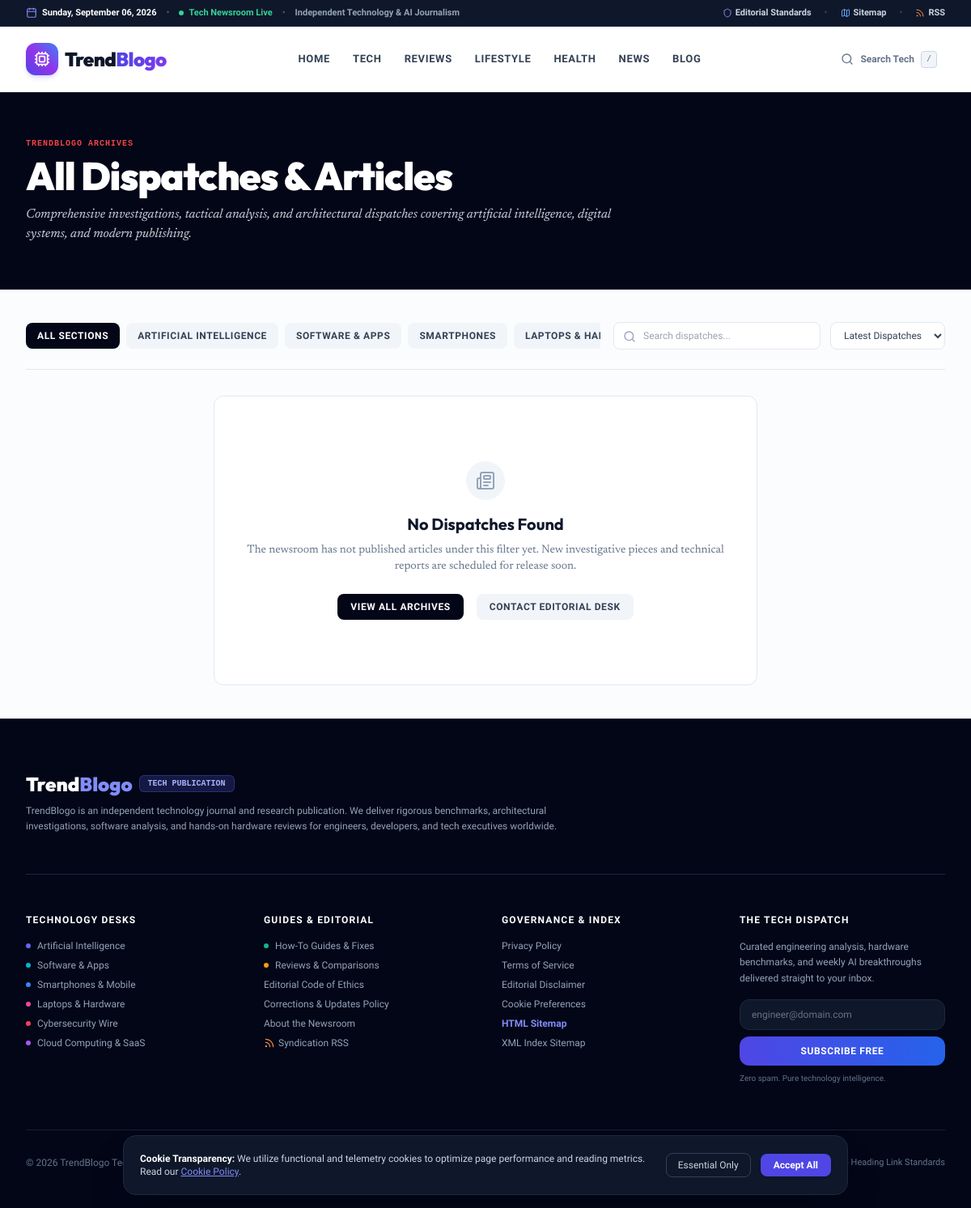
The app's page /blog, older data.
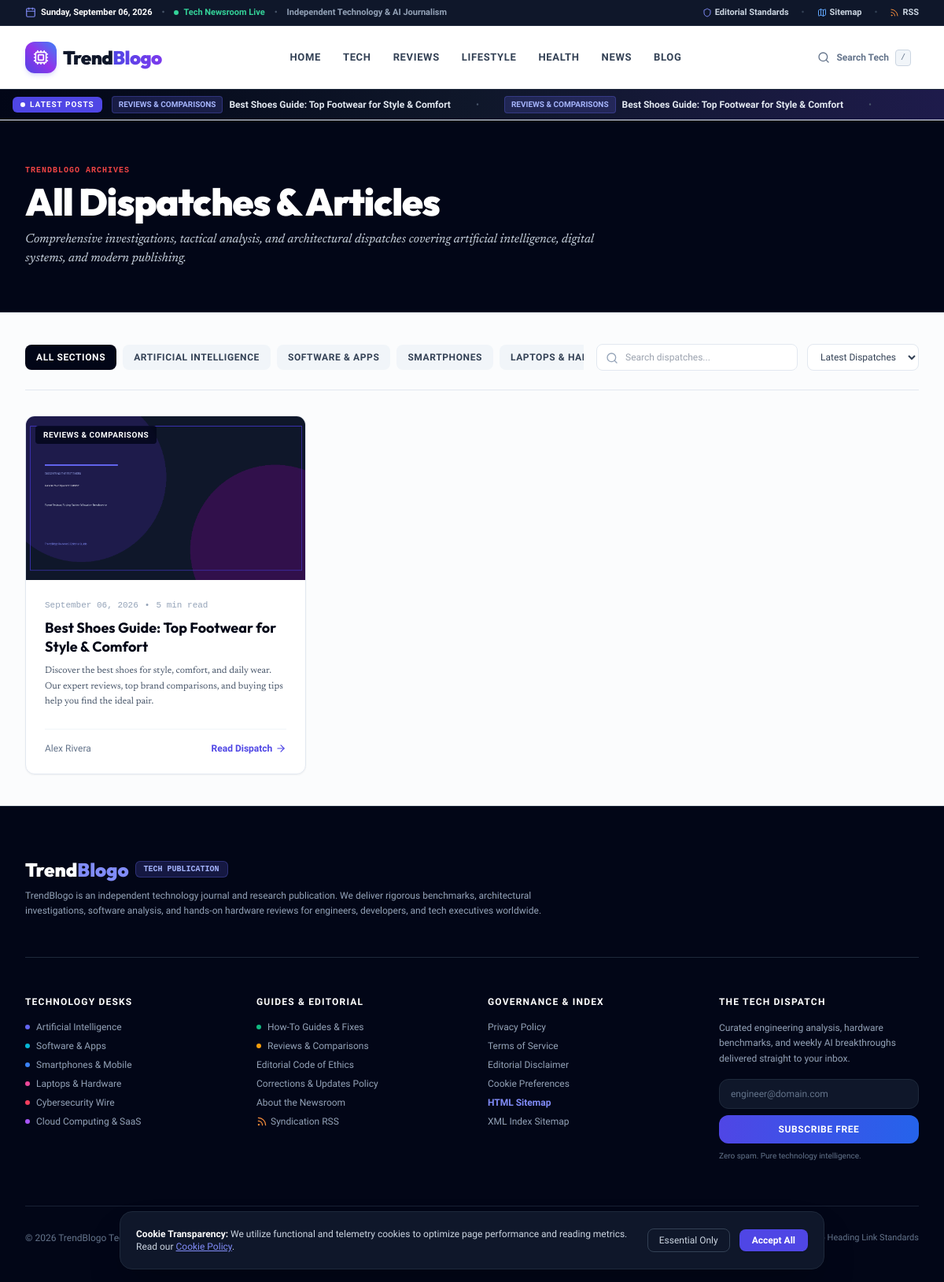
The same page, newer data.
### app/models/article.py (models this page shows)
class Category(Base):
    __tablename__ = "categories"
    id = Column(Integer, primary_key=True, index=True)
    name = Column(String(100), unique=True, nullable=False)
    slug = Column(String(100), unique=True, index=True, nullable=False)
    description = Column(Text, nullable=True)
    color = Column(String(30), default="#4F46E5")
    icon = Column(String(50), default="folder")
    created_at = Column(DateTime, default=datetime.utcnow)
    articles = relationship("Article", back_populates="category")

class Article(Base):
    __tablename__ = "articles"
    id = Column(Integer, primary_key=True, index=True)
    title = Column(String(255), nullable=False)
    slug = Column(String(255), unique=True, index=True, nullable=False)
    primary_keyword = Column(String(150), index=True, nullable=False)
    secondary_keywords = Column(Text, nullable=True)
    search_intent = Column(String(50), default="informational")
    template_type = Column(String(50), default="ultimate_guide")
    summary = Column(Text, nullable=True)
    content = Column(Text, nullable=False)  # Markdown format
    html_content = Column(Text, nullable=True)  # Rendered HTML
    featured_image = Column(String(255), nullable=False)
    featured_image_alt = Column(String(255), nullable=False)
    featured_image_caption = Column(String(255), nullable=True)
    image_1_url = Column(String(255), nullable=True)
    image_1_alt = Column(String(255), nullable=True)
    image_1_caption = Column(String(255), nullable=True)
    image_2_url = Column(String(255), nullable=True)
    image_2_alt = Column(String(255), nullable=True)
    image_2_caption = Column(String(255), nullable=True)
    image_3_url = Column(String(255), nullable=True)
    image_3_alt = Column(String(255), nullable=True)
    image_3_caption = Column(String(255), nullable=True)
    category_id = Column(Integer, ForeignKey("categories.id", ondelete="SET NULL"), nullable=True)
    author_name = Column(String(100), default="Editorial Team")
    author_slug = Column(String(100), default="editorial-team", index=True)
    status = Column(String(30), default="published", index=True)  # draft, published, scheduled
    scheduled_at = Column(DateTime, nullable=True)
    published_at = Column(DateTime, default=datetime.utcnow, index=True)
    created_at = Column(DateTime, default=datetime.utcnow)
    updated_at = Column(DateTime, default=datetime.utcnow, onupdate=datetime.utcnow)
    word_count = Column(Integer, default=0)
    reading_time = Column(Integer, default=5)  # minutes
    view_count = Column(Integer, default=0)
    seo_title = Column(String(150), nullable=True)
    meta_description = Column(String(320), nullable=True)
    canonical_url = Column(String(255), nullable=True)
    og_title = Column(String(150), nullable=True)
    og_description = Column(String(320), nullable=True)
    schema_json = Column(Text, nullable=True)
    quality_score = Column(Float, default=95.0)
    quality_report = Column(Text, nullable=True)  # JSON string
    category = relationship("Category", back_populates="articles")
    tags = relationship("ArticleTag", back_populates="article", cascade="all, delete-orphan")
    internal_links_out = relationship("InternalLink", foreign_keys="InternalLink.source_article_id", cascade="all, delete-orphan")
    external_links = relationship("ExternalLink", cascade="all, delete-orphan")

### app/routes/public.py (the view)
@router.get("/blog", response_class=HTMLResponse)
def blog_list(
    request: Request,
    page: int = Query(1, ge=1),
    sort: str = Query("latest"),
    category: Optional[str] = Query(None),
    tag: Optional[str] = Query(None),
    q: Optional[str] = Query(None),
    db: Session = Depends(get_db)
):
    ctx = get_common_context(db, request)
    query = db.query(Article).filter(Article.status == "published")
    active_category = None
    if category:
        active_category = db.query(Category).filter(Category.slug == category).first()
        if active_category:
            query = query.filter(Article.category_id == active_category.id)
    active_tag = None
    if tag:
        active_tag = db.query(Tag).filter(Tag.slug == tag).first()
        if active_tag:
            query = query.join(ArticleTag).filter(ArticleTag.tag_id == active_tag.id)
    if q:
        kw = f"%{q.strip()}%"
        query = query.filter(or_(Article.title.ilike(kw), Article.summary.ilike(kw), Article.primary_keyword.ilike(kw)))
    if sort == "popular":
        query = query.order_by(desc(Article.view_count))
    else:
        query = query.order_by(desc(Article.published_at))
    total = query.count()
    per_page = 9
    total_pages = max(1, (total + per_page - 1) // per_page)
    articles = query.offset((page - 1) * per_page).limit(per_page).all()
    ctx.update({
        "articles": articles,
        "page": page,
        "total_pages": total_pages,
        "total_count": total,
        "active_category": active_category,
        "active_tag": active_tag,
        "search_query": q,
        "sort": sort,
        "title": f"Blog ? Latest Articles & Insights ({page}/{total_pages}) | TrendBlogo",
        "meta_desc": "Explore high-quality, actionable articles on AI automation, SEO architecture, modern software workflows, and digital productivity."
    })
    return templates.TemplateResponse(request=request, name="blog/list.html", context=ctx)

### app/templates/blog/list.html (shortened to what the changed rows need)
{% extends "base.html" %}
{% block content %}
<div class="bg-slate-950 text-white py-14 border-b border-slate-800">
  <div class="max-w-7xl mx-auto px-4 sm:px-6 lg:px-8">
    <div class="max-w-3xl">
      <h1 class="font-display text-4xl sm:text-5xl font-black tracking-tight mb-3">All Dispatches &amp; Articles</h1>
    </div>
  </div>
</div>
<div class="max-w-7xl mx-auto px-4 sm:px-6 lg:px-8 py-10">
  <div class="flex flex-col md:flex-row items-center justify-between gap-4 pb-6 border-b border-slate-200">
    <div class="flex items-center space-x-2 overflow-x-auto w-full md:w-auto pb-2 md:pb-0 text-xs font-bold uppercase tracking-wider">
      <a href="/blog" class="px-3.5 py-2 rounded-lg transition whitespace-nowrap {% if not active_category %}bg-slate-950 text-white{% else %}bg-slate-100 text-slate-700 hover:bg-slate-200{% endif %}">
        All Sections
      </a>
      {% for cat in categories %}
      <a href="/blog?category={{ cat.slug }}" class="px-3.5 py-2 rounded-lg transition whitespace-nowrap {% if active_category and active_category.id == cat.id %}bg-slate-950 text-white{% else %}bg-slate-100 text-slate-700 hover:bg-slate-200{% endif %}">
        {{ cat.name }}
      </a>
      {% endfor %}
    </div>
  </div>
  {% if articles and articles|length > 0 %}
  <div class="grid grid-cols-1 md:grid-cols-3 gap-8 mt-8">
    {% for article in articles %}
    <article class="bg-white rounded-xl overflow-hidden border border-slate-200 flex flex-col justify-between hover:border-slate-400 transition shadow-sm group">
      <a href="/blog/{{ article.slug }}" class="relative h-52 w-full overflow-hidden bg-slate-100 block">
        <img src="{{ article.featured_image }}" alt="{{ article.featured_image_alt or article.title }}" class="w-full h-full object-cover group-hover:scale-105 transition duration-300" loading="lazy">
        {% if article.category %}
        <span class="absolute top-3 left-3 px-2.5 py-1 bg-slate-950/80 backdrop-blur-sm text-white text-[10px] font-bold uppercase tracking-wider rounded">
          {{ article.category.name }}
        </span>
        {% endif %}
      </a>
      <div class="p-6 flex-1 flex flex-col justify-between">
        <div>
          <div class="flex items-center space-x-2 text-[11px] text-slate-400 mb-2 font-mono">
            <span>{{ article.published_at.strftime("%B %d, %Y") if article.published_at else "September 2026" }}</span>
            <span>•</span>
            <span>{{ article.reading_time }} min read</span>
          </div>
          <h2 class="font-display text-lg font-bold text-slate-950 group-hover:text-indigo-600 transition line-clamp-2 leading-snug mb-2">
            <a href="/blog/{{ article.slug }}">{{ article.title }}</a>
          </h2>
          <p class="font-editorial text-xs text-slate-600 line-clamp-3 leading-relaxed">
            {{ article.summary }}
          </p>
        </div>
        <div class="mt-6 pt-4 border-t border-slate-100 flex items-center justify-between text-xs">
          <span class="text-slate-500 font-medium">{{ article.author_name or "TrendBlogo Desk" }}</span>
          <a href="/blog/{{ article.slug }}" class="font-bold text-indigo-600 hover:text-red-700 inline-flex items-center">
            Read Dispatch <i data-lucide="arrow-right" class="w-3.5 h-3.5 ml-1"></i>
          </a>
        </div>
      </div>
    </article>
    {% endfor %}
  </div>
  {% else %}
  <div class="text-center py-20 bg-white rounded-xl border border-slate-200 mt-8 max-w-2xl mx-auto p-8">
    <div class="w-12 h-12 rounded-full bg-slate-100 flex items-center justify-center text-slate-400 mx-auto mb-4">
      <i data-lucide="newspaper" class="w-6 h-6"></i>
    </div>
    <h3 class="font-display font-bold text-xl text-slate-900">No Dispatches Found</h3>
    <p class="font-editorial text-sm text-slate-500 mt-2">
      The newsroom has not published articles under this filter yet. New investigative pieces and technical reports are scheduled for release soon.
    </p>
    <div class="mt-6 flex items-center justify-center space-x-4">
      <a href="/blog" class="px-4 py-2 bg-slate-950 text-white rounded-lg text-xs font-bold uppercase tracking-wider">
        View All Archives
      </a>
      <a href="/contact" class="px-4 py-2 bg-slate-100 hover:bg-slate-200 text-slate-700 rounded-lg text-xs font-bold uppercase tracking-wider">
        Contact Editorial Desk
      </a>
    </div>
  </div>
  {% endif %}
</div>
{% endblock %}

### app/templates/base.html (shortened to what the changed rows need)
<!DOCTYPE html>
<html lang="en" class="scroll-smooth">
<head>
  <script src="https://cdn.tailwindcss.com"></script>
  <link rel="stylesheet" href="/static/css/custom.css">
</head>
<body class="min-h-screen flex flex-col bg-slate-50/50 text-slate-900 selection:bg-indigo-600 selection:text-white font-sans antialiased">
  <header class="sticky top-0 z-40 bg-white/95 backdrop-blur-md border-b border-slate-200/80 shadow-xs">
    {% if recent_posts and recent_posts|length > 0 %}
    <div class="bg-gradient-to-r from-slate-950 via-slate-900 to-indigo-950 text-white py-2 px-4 overflow-hidden border-t border-slate-800">
      <div class="max-w-7xl mx-auto flex items-center text-xs">
        <span class="bg-indigo-600 text-white font-black uppercase tracking-widest text-[10px] px-2.5 py-0.5 rounded-md mr-3 shrink-0 flex items-center shadow-xs">
          <span class="w-1.5 h-1.5 rounded-full bg-white animate-pulse mr-1.5"></span>
          Latest Posts
        </span>
        <div class="ticker-wrap flex-1 overflow-hidden">
          <div class="ticker-move text-slate-200 font-medium space-x-8 text-xs inline-flex items-center">
            {% for post in recent_posts %}
            <a href="/blog/{{ post.slug }}" class="hover:text-indigo-400 transition inline-flex items-center space-x-2 shrink-0">
              <span class="px-2 py-0.5 bg-indigo-500/20 text-indigo-300 font-bold uppercase text-[10px] rounded border border-indigo-500/30">
                {{ post.category.name if post.category else "Review" }}
              </span>
              <span class="hover:underline font-semibold">{{ post.title }}</span>
            </a>
            <span class="text-slate-600">•</span>
            {% endfor %}
            {% for post in recent_posts %}
            <a href="/blog/{{ post.slug }}" class="hover:text-indigo-400 transition inline-flex items-center space-x-2 shrink-0">
              <span class="px-2 py-0.5 bg-indigo-500/20 text-indigo-300 font-bold uppercase text-[10px] rounded border border-indigo-500/30">
                {{ post.category.name if post.category else "Review" }}
              </span>
              <span class="hover:underline font-semibold">{{ post.title }}</span>
            </a>
            <span class="text-slate-600">•</span>
            {% endfor %}
          </div>
        </div>
      </div>
    </div>
    {% endif %}
  </header>
  <main class="flex-grow">
    {% block content %}{% endblock %}
  </main>
</body>
</html>

Row changes from the older to the newer data that the page shows:
added Article: category "REVIEWS & COMPARISONS", title "Best Shoes Guide: Top Footwear for Style & Comfort", featured_image (picture), category.name "REVIEWS & COMPARISONS", published_at "September 06, 2026", reading_time "5", summary "Discover the best shoes for style, comfort, and daily wear. Our expert reviews, top brand comparisons, and buying tips help you find the ideal pair.", author_name "Alex Rivera"
Text that changed along with them:
text no longer shown: "No Dispatches Found The newsroom has not published articles under this filter yet. New investigative pieces and technical reports are scheduled for release soon. VIEW ALL ARCHIVES CONTACT EDITORIAL DESK"
text now shown: "LATEST POSTS"
